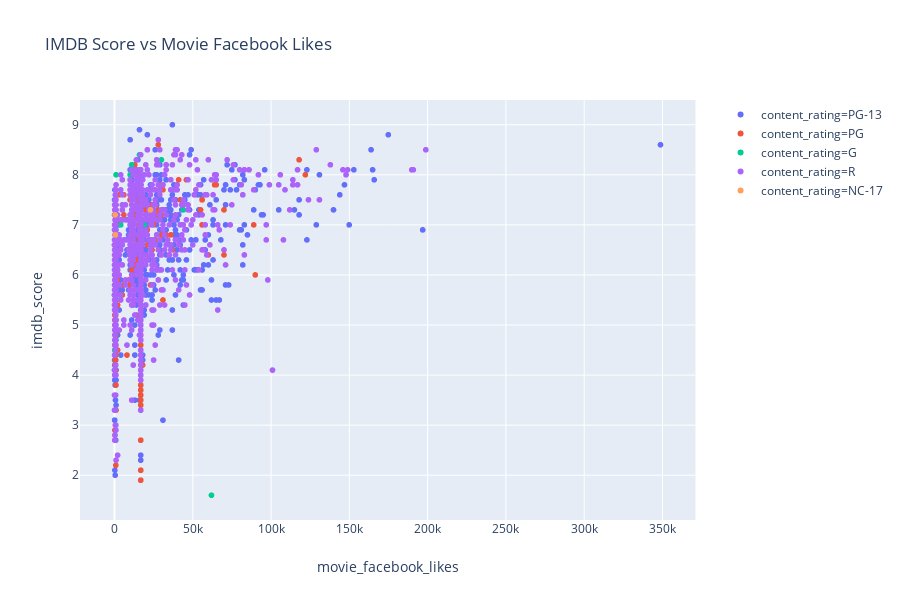

This figure's notebook cell:
### Markdown cell above
## 4.5  IMDB Score vs Movie Facebook Likes

### Code cell
px.scatter(df, x="movie_facebook_likes", y="imdb_score", hover_name = 'movie_title', title = 'IMDB Score vs Movie Facebook Likes', color = 'content_rating')

### Figure 1 — Plotly figure (JSON) as saved in the notebook; plotly's stock layout.template omitted (floating-point values rounded to 4 significant figures; data arrays with more than 128 entries replaced by an {"elided": "..."} marker saying what was removed)
{"data": [{"hoverlabel": {"namelength": 0}, "hovertemplate": "<b>%{hovertext}</b><br><br>content_rating=PG-13<br>movie_facebook_likes=%{x}<br>imdb_score=%{y}", "hovertext": {"elided": "1061 str values"}, "legendgroup": "content_rating=PG-13", "marker": {"color": "#636efa", "symbol": "circle"}, "mode": "markers", "name": "content_rating=PG-13", "showlegend": true, "type": "scattergl", "x": {"elided": "1061 float values"}, "xaxis": "x", "y": {"elided": "1061 float values"}, "yaxis": "y"}, {"hoverlabel": {"namelength": 0}, "hovertemplate": "<b>%{hovertext}</b><br><br>content_rating=PG<br>movie_facebook_likes=%{x}<br>imdb_score=%{y}", "hovertext": {"elided": "385 str values"}, "legendgroup": "content_rating=PG", "marker": {"color": "#EF553B", "symbol": "circle"}, "mode": "markers", "name": "content_rating=PG", "showlegend": true, "type": "scattergl", "x": {"elided": "385 float values"}, "xaxis": "x", "y": {"elided": "385 float values"}, "yaxis": "y"}, {"hoverlabel": {"namelength": 0}, "hovertemplate": "<b>%{hovertext}</b><br><br>content_rating=G<br>movie_facebook_likes=%{x}<br>imdb_score=%{y}", "hovertext": ["Monsters University ", "Cars 2 ", "Toy Story 3 ", "WALL·E ", "The Polar Express ", "Ratatouille ", "Rio 2 ", "Monsters, Inc. ", "The Princess and the Frog ", "The Emperor's New Groove ", "The Peanuts Movie ", "Finding Nemo ", "Rio ", "102 Dalmatians ", "Alvin and the Chipmunks: Chipwrecked ", "Spirit: Stallion of the Cimarron ", "Oceans ", "Cars ", "The Santa Clause 2 ", "Chicken Little ", "The Tale of Despereaux ", "Curious George ", "Herbie Fully Loaded ", "The Princess Diaries 2: Royal Engagement ", "Chicken Run ", "Space Chimps ", "Valiant ", "Ponyo ", "The Princess Diaries ", "Hannah Montana: The Movie ", "Rugrats in Paris: The Movie ", "The Curse of the Were-Rabbit ", "Winnie the Pooh ", "Winged Migration ", "Jimmy Neutron: Boy Genius ", "The Rookie ", "Return to Never Land ", "The Jungle Book 2 ", "The Tigger Movie ", "Pooh's Heffalump Movie ", "The Country Bears ", "Doogal ", "The Oogieloves in the Big Balloon Adventure ", "Thomas and the Magic Railroad ", "Ramona and Beezus ", "The Pirates Who Don't Do Anything: A VeggieTales Movie ", "Jonah: A VeggieTales Movie ", "Justin Bieber: Never Say Never ", "High School Musical 3: Senior Year ", "Recess: School's Out ", "Kit Kittredge: An American Girl ", "The Mighty Macs ", "March of the Penguins ", "A Lego Brickumentary "], "legendgroup": "content_rating=G", "marker": {"color": "#00cc96", "symbol": "circle"}, "mode": "markers", "name": "content_rating=G", "showlegend": true, "type": "scattergl", "x": [44000, 10000, 30000, 16000, 10000, 10000, 16790.0, 16790.0, 5000, 16790.0, 33000, 11000, 19000, 372, 16790.0, 4000, 16790.0, 16790.0, 1000, 912, 16790.0, 624, 1000, 1000, 16790.0, 279, 538, 16790.0, 16790.0, 16790.0, 181, 16790.0, 16790.0, 1000, 425, 16790.0, 302, 227, 347, 264, 422, 346, 831, 663, 16790.0, 175, 184, 62000, 16790.0, 227, 851, 797, 16790.0, 16790.0], "xaxis": "x", "y": [7.3, 6.3, 8.3, 8.4, 6.6, 8, 6.4, 8.1, 7.1, 7.3, 7.2, 8.2, 7, 4.8, 4.4, 7, 7.8, 7.2, 5.5, 5.8, 6.1, 6.6, 4.7, 5.7, 7, 4.5, 5.6, 7.7, 6.2, 4.2, 6.1, 7.5, 7.3, 8, 6, 7, 5.8, 5.4, 6.3, 6.4, 4, 2.8, 6.7, 3.6, 6.7, 5.7, 6.6, 1.6, 4.5, 6.5, 6.7, 6.5, 7.6, 6.8], "yaxis": "y"}, {"hoverlabel": {"namelength": 0}, "hovertemplate": "<b>%{hovertext}</b><br><br>content_rating=R<br>movie_facebook_likes=%{x}<br>imdb_score=%{y}", "hovertext": {"elided": "1210 str values"}, "legendgroup": "content_rating=R", "marker": {"color": "#ab63fa", "symbol": "circle"}, "mode": "markers", "name": "content_rating=R", "showlegend": true, "type": "scattergl", "x": {"elided": "1210 float values"}, "xaxis": "x", "y": {"elided": "1210 float values"}, "yaxis": "y"}, {"hoverlabel": {"namelength": 0}, "hovertemplate": "<b>%{hovertext}</b><br><br>content_rating=NC-17<br>movie_facebook_likes=%{x}<br>imdb_score=%{y}", "hovertext": ["Shame ", "Inside Deep Throat ", "L.I.E. "], "legendgroup": "content_rating=NC-17", "marker": {"color": "#FFA15A", "symbol": "circle"}, "mode": "markers", "name": "content_rating=NC-17", "showlegend": true, "type": "scattergl", "x": [23000, 592, 420], "xaxis": "x", "y": [7.3, 6.8, 7.2], "yaxis": "y"}], "layout": {"height": 600, "legend": {"tracegroupgap": 0}, "title": {"text": "IMDB Score vs Movie Facebook Likes"}, "xaxis": {"anchor": "y", "domain": [0, 0.98], "title": {"text": "movie_facebook_likes"}}, "yaxis": {"anchor": "x", "domain": [0, 1], "title": {"text": "imdb_score"}}}}
